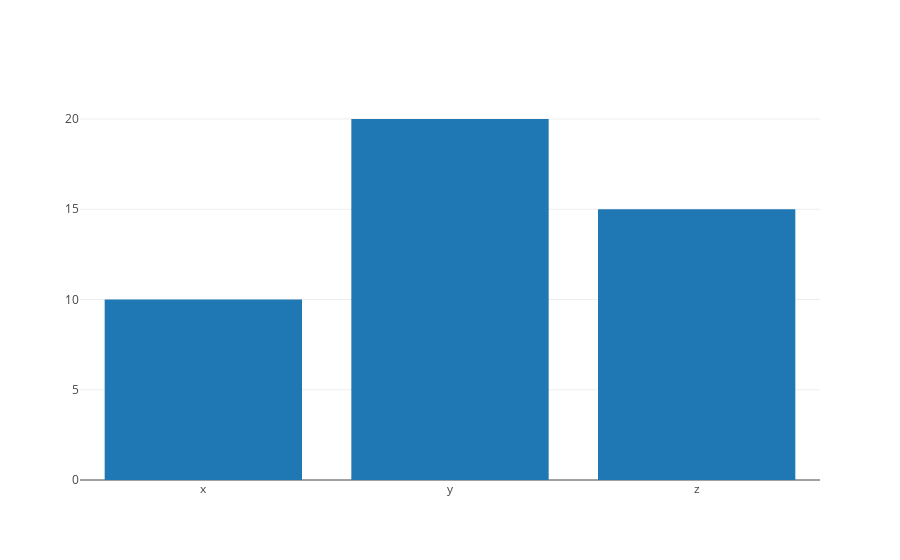

Notebook code cell kept with this figure:
### Markdown cell above
#### Basic Bar chart in plotly

### Code cell
data = [go.Bar(
            x=['x', 'y', 'z'],
            y=[10, 20, 15])]
iplot(data)

### Figure 1 — Plotly figure (JSON) as saved in the notebook; plotly's stock layout.template omitted (floating-point values rounded to 4 significant figures)
{"data": [{"type": "bar", "x": ["x", "y", "z"], "y": [10, 20, 15]}], "layout": {}}
